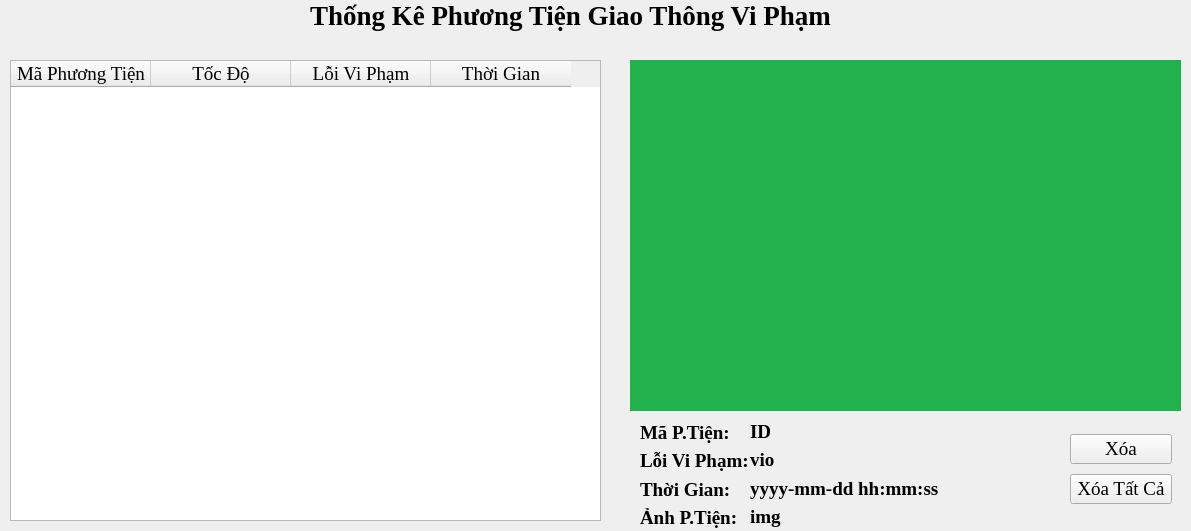
<?xml version="1.0" encoding="UTF-8"?>
<ui version="4.0">
 <class>Statistic</class>
 <widget class="QFrame" name="Statistic">
  <property name="geometry">
   <rect>
    <x>0</x>
    <y>0</y>
    <width>1191</width>
    <height>531</height>
   </rect>
  </property>
  <property name="windowTitle">
   <string>Frame</string>
  </property>
  <widget class="QLabel" name="label_7">
   <property name="geometry">
    <rect>
     <x>310</x>
     <y>0</y>
     <width>531</width>
     <height>31</height>
    </rect>
   </property>
   <property name="font">
    <font>
     <family>Times New Roman</family>
     <pointsize>20</pointsize>
     <weight>75</weight>
     <bold>true</bold>
    </font>
   </property>
   <property name="text">
    <string>Thống Kê Phương Tiện Giao Thông Vi Phạm</string>
   </property>
  </widget>
  <widget class="QTableWidget" name="dataTab">
   <property name="geometry">
    <rect>
     <x>10</x>
     <y>60</y>
     <width>591</width>
     <height>461</height>
    </rect>
   </property>
   <property name="sizeAdjustPolicy">
    <enum>QAbstractScrollArea::AdjustToContentsOnFirstShow</enum>
   </property>
   <attribute name="horizontalHeaderDefaultSectionSize">
    <number>140</number>
   </attribute>
   <attribute name="horizontalHeaderMinimumSectionSize">
    <number>37</number>
   </attribute>
   <column>
    <property name="text">
     <string>Mã Phương Tiện</string>
    </property>
    <property name="font">
     <font>
      <family>Times New Roman</family>
      <pointsize>14</pointsize>
     </font>
    </property>
    <property name="textAlignment">
     <set>AlignCenter</set>
    </property>
   </column>
   <column>
    <property name="text">
     <string>Tốc Độ</string>
    </property>
    <property name="font">
     <font>
      <family>Times New Roman</family>
      <pointsize>14</pointsize>
     </font>
    </property>
    <property name="textAlignment">
     <set>AlignCenter</set>
    </property>
   </column>
   <column>
    <property name="text">
     <string>Lỗi Vi Phạm</string>
    </property>
    <property name="font">
     <font>
      <family>Times New Roman</family>
      <pointsize>14</pointsize>
     </font>
    </property>
    <property name="textAlignment">
     <set>AlignCenter</set>
    </property>
   </column>
   <column>
    <property name="text">
     <string>Thời Gian</string>
    </property>
    <property name="font">
     <font>
      <family>Times New Roman</family>
      <pointsize>14</pointsize>
     </font>
    </property>
    <property name="textAlignment">
     <set>AlignCenter</set>
    </property>
   </column>
  </widget>
  <widget class="QLabel" name="lbImgVeh">
   <property name="geometry">
    <rect>
     <x>630</x>
     <y>60</y>
     <width>551</width>
     <height>351</height>
    </rect>
   </property>
   <property name="styleSheet">
    <string notr="true">background-color:rgb(34, 177, 76)</string>
   </property>
   <property name="text">
    <string/>
   </property>
  </widget>
  <widget class="QWidget" name="verticalLayoutWidget">
   <property name="geometry">
    <rect>
     <x>640</x>
     <y>421</y>
     <width>108</width>
     <height>108</height>
    </rect>
   </property>
   <layout class="QVBoxLayout" name="verticalLayout">
    <item>
     <widget class="QLabel" name="label_2">
      <property name="font">
       <font>
        <family>Times New Roman</family>
        <pointsize>14</pointsize>
        <weight>75</weight>
        <bold>true</bold>
       </font>
      </property>
      <property name="text">
       <string>Mã P.Tiện:</string>
      </property>
     </widget>
    </item>
    <item>
     <widget class="QLabel" name="label_4">
      <property name="font">
       <font>
        <family>Times New Roman</family>
        <pointsize>14</pointsize>
        <weight>75</weight>
        <bold>true</bold>
       </font>
      </property>
      <property name="text">
       <string>Lỗi Vi Phạm:</string>
      </property>
     </widget>
    </item>
    <item>
     <widget class="QLabel" name="label_3">
      <property name="font">
       <font>
        <family>Times New Roman</family>
        <pointsize>14</pointsize>
        <weight>75</weight>
        <bold>true</bold>
       </font>
      </property>
      <property name="text">
       <string>Thời Gian:</string>
      </property>
     </widget>
    </item>
    <item>
     <widget class="QLabel" name="label_8">
      <property name="font">
       <font>
        <family>Times New Roman</family>
        <pointsize>14</pointsize>
        <weight>75</weight>
        <bold>true</bold>
       </font>
      </property>
      <property name="text">
       <string>Ảnh P.Tiện:</string>
      </property>
     </widget>
    </item>
   </layout>
  </widget>
  <widget class="QWidget" name="verticalLayoutWidget_2">
   <property name="geometry">
    <rect>
     <x>750</x>
     <y>420</y>
     <width>301</width>
     <height>108</height>
    </rect>
   </property>
   <layout class="QVBoxLayout" name="verticalLayout_2">
    <item>
     <widget class="QLabel" name="lbID">
      <property name="font">
       <font>
        <family>Times New Roman</family>
        <pointsize>14</pointsize>
        <weight>75</weight>
        <bold>true</bold>
       </font>
      </property>
      <property name="text">
       <string>ID</string>
      </property>
     </widget>
    </item>
    <item>
     <widget class="QLabel" name="lbViolation">
      <property name="font">
       <font>
        <family>Times New Roman</family>
        <pointsize>14</pointsize>
        <weight>75</weight>
        <bold>true</bold>
       </font>
      </property>
      <property name="text">
       <string>vio</string>
      </property>
     </widget>
    </item>
    <item>
     <widget class="QLabel" name="lbTime">
      <property name="font">
       <font>
        <family>Times New Roman</family>
        <pointsize>14</pointsize>
        <weight>75</weight>
        <bold>true</bold>
       </font>
      </property>
      <property name="text">
       <string>yyyy-mm-dd hh:mm:ss</string>
      </property>
     </widget>
    </item>
    <item>
     <widget class="QLabel" name="lbImg">
      <property name="font">
       <font>
        <family>Times New Roman</family>
        <pointsize>14</pointsize>
        <weight>75</weight>
        <bold>true</bold>
       </font>
      </property>
      <property name="text">
       <string>img</string>
      </property>
     </widget>
    </item>
   </layout>
  </widget>
  <widget class="QWidget" name="verticalLayoutWidget_3">
   <property name="geometry">
    <rect>
     <x>1070</x>
     <y>430</y>
     <width>102</width>
     <height>80</height>
    </rect>
   </property>
   <layout class="QVBoxLayout" name="verticalLayout_3">
    <item>
     <widget class="QPushButton" name="btDel">
      <property name="font">
       <font>
        <family>Times New Roman</family>
        <pointsize>14</pointsize>
       </font>
      </property>
      <property name="text">
       <string>Xóa</string>
      </property>
     </widget>
    </item>
    <item>
     <widget class="QPushButton" name="btDelAll">
      <property name="font">
       <font>
        <family>Times New Roman</family>
        <pointsize>14</pointsize>
       </font>
      </property>
      <property name="text">
       <string>Xóa Tất Cả</string>
      </property>
     </widget>
    </item>
   </layout>
  </widget>
 </widget>
 <resources/>
 <connections/>
</ui>
